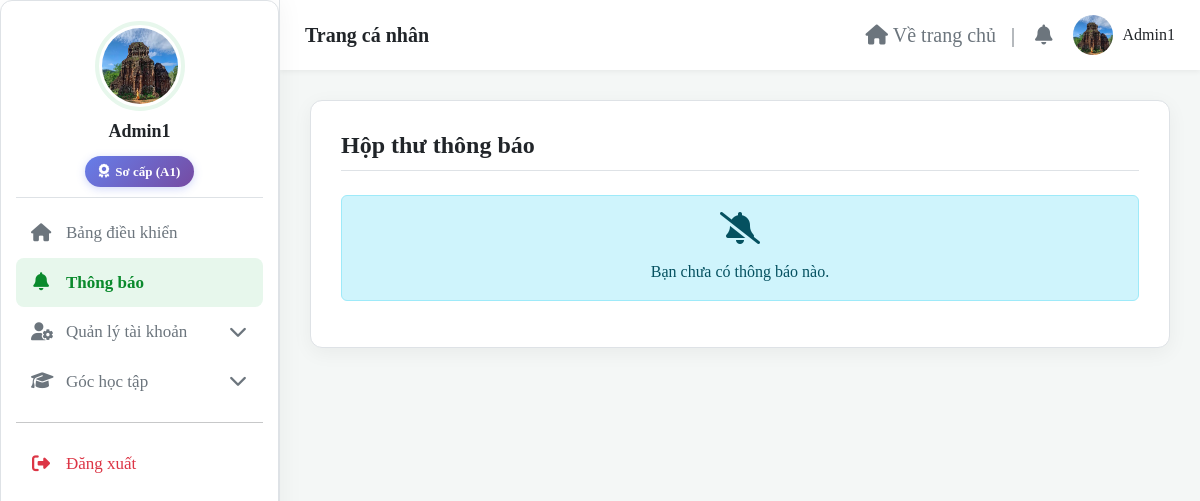
/user/dashboard.php?nav=thongbao (signed in), run on the app's committed database.
### tables this page shows
CREATE TABLE `hocvien` (
  `id_hocvien` int(11) NOT NULL,
  `ten_hocvien` varchar(100) DEFAULT NULL,
  `email` varchar(100) DEFAULT NULL,
  `so_dien_thoai` varchar(15) DEFAULT NULL,
  `mat_khau` varchar(255) DEFAULT NULL,
  `trinh_do` varchar(50) DEFAULT NULL COMMENT 'Trình độ được phân loại sau bài test',
  `verification_token` varchar(255) DEFAULT NULL COMMENT 'Mã token để xác thực email',
  `token_expiry` datetime DEFAULT NULL COMMENT 'Thời gian hết hạn của token',
  `is_verified` tinyint(1) NOT NULL DEFAULT 0 COMMENT '0: Chưa xác thực, 1: Đã xác thực',
  `is_admin` tinyint(1) DEFAULT 0,
  `hinh_anh` varchar(255) DEFAULT NULL
);

### user/modules/thongbao.php (the view, shortened to what this page needs)
<?php
$grouped_notifications = [];
?>
<div class="content-pane">
    <h2 class="mb-4">Hộp thư thông báo</h2>
    <?php if (!empty($grouped_notifications)): ?>
        <ul class="timeline">
            <?php
            $delay_index = 0;
            foreach ($grouped_notifications as $date_group => $notifications_in_group):
            ?>
                <li class="timeline-group" style="animation-delay: <?php echo $delay_index * 150; ?>ms;">
                    <div class="timeline-group-header"><?php echo $date_group; ?></div>
                    <?php foreach ($notifications_in_group as $notification):
                        $is_unread_class = ($notification['trang_thai'] === 'chưa đọc') ? 'unread' : '';
                    ?>
                        <div class="timeline-item <?php echo $is_unread_class; ?>">
                            <div class="timeline-item-header">
                                <div class="timeline-item-icon">
                                    <i class="fa-solid fa-bell"></i>
                                </div>
                                <h5 class="timeline-item-title"><?php echo htmlspecialchars($notification['tieu_de']); ?></h5>
                            </div>
                            <p class="timeline-item-content"><?php echo nl2br(htmlspecialchars($notification['noi_dung'])); ?></p>
                            <div class="timeline-item-footer">
                                <i class="fa-solid fa-clock"></i> <?php echo date("H:i", strtotime($notification['ngay_tao'])); ?>
                            </div>
                        </div>
                    <?php endforeach; ?>
                </li>
            <?php
                $delay_index++;
            endforeach;
            ?>
        </ul>
    <?php else: ?>
        <div class="alert alert-info text-center">
            <i class="fa-solid fa-bell-slash fa-2x mb-3"></i>
            <p class="mb-0">Bạn chưa có thông báo nào.</p>
        </div>
    <?php endif; ?>
</div>

### user/dashboard.php (shortened to what this page needs)
<?php
include('../config/config.php');
$id_hocvien = $_SESSION['id_hocvien'];
$ten_hocvien = $_SESSION['user'];
$nav = $_GET['nav'] ?? 'home';
$student_avatar = '../images/logo.png';
$student_level = '';
$sql_avatar = "SELECT hinh_anh, trinh_do FROM hocvien WHERE id_hocvien = ?";
$stmt_avatar = $conn->prepare($sql_avatar);
$stmt_avatar->bind_param("i", $id_hocvien);
$stmt_avatar->execute();
$result_avatar = $stmt_avatar->get_result();
if ($row_avatar = $result_avatar->fetch_assoc()) {
    if (!empty($row_avatar['hinh_anh'])) {
        $avatar_path = "../" . $row_avatar['hinh_anh'];
        if (file_exists($avatar_path)) {
            $student_avatar = $avatar_path;
        } else {
            $sql_reset = "UPDATE hocvien SET hinh_anh = NULL WHERE id_hocvien = ?";
            $stmt_reset = $conn->prepare($sql_reset);
            $stmt_reset->bind_param("i", $id_hocvien);
            $stmt_reset->execute();
            $stmt_reset->close();
        }
    }
    $student_level = $row_avatar['trinh_do'] ?? '';
}
$is_account_active = in_array($nav, ['thongtin', 'lichsuthanhtoan']);
$is_learning_active = in_array($nav, ['khoahoc', 'lichhoctuan', 'diemdanh', 'tiendo', 'hoclieu', 'ketquakiemtra', 'bangdiem']);
?>
<!DOCTYPE html>
<html lang="vi">
<head>
    <link rel="stylesheet" href="https://cdnjs.cloudflare.com/ajax/libs/font-awesome/6.5.1/css/all.min.css">
    <link href="https://cdn.jsdelivr.net/npm/bootstrap@5.3.3/dist/css/bootstrap.min.css" rel="stylesheet">
    <link rel="stylesheet" href="user.css">
</head>
<body>
    <div class="wrapper">
        <aside class="account-left">
            <div class="account-sidebar-content">
                <div class="account-header">
                    <div class="avatar">
                        <img src="<?php echo htmlspecialchars($student_avatar); ?>" alt="Avatar" onerror="this.src='../images/logo.png';">
                    </div>
                    <h3><?php echo htmlspecialchars($ten_hocvien); ?></h3>
                    <?php if (!empty($student_level)): ?>
                        <div class="student-level-badge">
                            <i class="fa-solid fa-award"></i>
                            <span><?php echo htmlspecialchars($student_level); ?></span>
                        </div>
                    <?php endif; ?>
                </div>
                <nav class="account-nav">
                    <ul>
                        <li><a href="./dashboard.php" class="nav-link-top <?php echo ($nav == 'home' || $nav == '') ? 'active' : ''; ?>"><i class="fa-solid fa-house"></i> Bảng điều khiển</a></li>
                        <li><a href="./dashboard.php?nav=thongbao" class="nav-link-top <?php echo ($nav == 'thongbao') ? 'active' : ''; ?>"><i class="fa-solid fa-bell"></i> Thông báo </a></li>
                        <li class="nav-item">
                            <a class="nav-link-collapse <?php echo $is_account_active ? '' : 'collapsed'; ?>" data-bs-toggle="collapse" href="#accountSubmenu" role="button" aria-expanded="<?php echo $is_account_active ? 'true' : 'false'; ?>">
                                <i class="fa-solid fa-user-gear"></i> Quản lý tài khoản <i class="collapse-arrow fa-solid fa-chevron-down"></i>
                            </a>
                        </li>
                        <li class="nav-item">
                            <a class="nav-link-collapse <?php echo $is_learning_active ? '' : 'collapsed'; ?>" data-bs-toggle="collapse" href="#learningSubmenu" role="button" aria-expanded="<?php echo $is_learning_active ? 'true' : 'false'; ?>">
                                <i class="fa-solid fa-graduation-cap"></i> Góc học tập <i class="collapse-arrow fa-solid fa-chevron-down"></i>
                            </a>
                        </li>
                        <li>
                            <hr>
                            <a href="../pages/logout.php" class="nav-link-top text-danger"><i class="fa-solid fa-right-from-bracket"></i> Đăng xuất</a>
                        </li>
                    </ul>
                </nav>
            </div>
        </aside>
        <main>
            <?php include('header_user.php'); ?>
            <div class="account-right">
                <?php include('main.php'); ?>
            </div>
        </main>
    </div>
</body>
</html>

### user/header_user.php (shortened to what this page needs)
<div class="dashboard-header">
    <div class="header-left">
        <span class="header-title">Trang cá nhân</span>
    </div>
    <div class="header-right">
        <a href="../index.php" class="header-link" title="Quay về trang chủ">
            <i class="fa-solid fa-house"></i>
            <span class="d-none d-md-inline"> Về trang chủ &nbsp; | </span>
        </a>
        <a href="./dashboard.php?nav=thongbao" class="header-link" title="Thông báo">
            <i class="fa-solid fa-bell"></i>
        </a>
        <div class="user-menu">
            <?php
            $header_avatar = '../images/logo.png';
            if (isset($_SESSION['id_hocvien'])) {
                $sql_header_avatar = "SELECT hinh_anh FROM hocvien WHERE id_hocvien = ?";
                $stmt_header_avatar = $conn->prepare($sql_header_avatar);
                $stmt_header_avatar->bind_param("i", $_SESSION['id_hocvien']);
                $stmt_header_avatar->execute();
                $result_header_avatar = $stmt_header_avatar->get_result();
                if ($row_header_avatar = $result_header_avatar->fetch_assoc()) {
                    if (!empty($row_header_avatar['hinh_anh'])) {
                        $avatar_path = "../" . $row_header_avatar['hinh_anh'];
                        if (file_exists($avatar_path)) {
                            $header_avatar = $avatar_path;
                        }
                    }
                }
            }
            ?>
            <img src="<?php echo htmlspecialchars($header_avatar); ?>" alt="Avatar" class="user-avatar" onerror="this.src='../images/logo.png';">
            <span class="user-name d-none d-lg-inline"><?php echo htmlspecialchars($_SESSION['user']); ?></span>
        </div>
    </div>
</div>

### user/user.css (style rules this page uses)
:root { --primary-color: #0db33b; --primary-color-dark: #0a8a2c; --primary-color-light: #e7f7ec; --light-gray-bg: #f4f7f6; --white-bg: #ffffff; --dark-text: #212529; --gray-text: #6c757d; --border-color: #dee2e6; --shadow: 0 5px 20px rgba(0, 0, 0, 0.05); --shadow-hover: 0 8px 25px rgba(0, 0, 0, 0.1); --border-radius: 12px; }
body { font-family: times new roman, serif; background-color: var(--light-gray-bg); }
a { text-decoration: none !important; color: var(--primary-color); }
.account-left { width: 280px; flex-shrink: 0; position: sticky; top: 20px; overflow-y: auto; }
.account-sidebar-content { background-color: var(--white-bg); padding: 25px; border-radius: var(--border-radius); box-shadow: var(--shadow); border: 1px solid var(--border-color); }
.account-left .account-header { text-align: center; padding-bottom: 10px; border-bottom: 1px solid var(--border-color); margin-bottom: 10px; }
.account-left .avatar img { width: 90px; height: 90px; border-radius: 50%; margin-bottom: 10px; border: 4px solid var(--primary-color-light); padding: 3px; background-color: #fff; }
.account-left .account-header h3 { font-size: 18px; font-weight: 600; color: var(--dark-text); margin-bottom: 5px; }
.account-left .account-nav ul { list-style: none; padding: 0; margin: 0; }
.account-nav li a { display: flex; align-items: center; gap: 15px; padding: 12px 15px; border-radius: 8px; color: var(--gray-text); font-size: 17px; font-weight: 500; transition: all 0.3s ease; }
.account-nav li a i { font-size: 18px; width: 20px; text-align: center; transition: color 0.3s ease; }
.account-nav .nav-link-top:hover, .account-nav .nav-link-collapse:hover, .account-nav .nav-link-top.active { background-color: var(--primary-color-light); color: var(--primary-color-dark); font-weight: 600; }
.account-nav .nav-link-top.active i { color: var(--primary-color-dark); }
.nav-link-collapse .collapse-arrow { margin-left: auto; transition: transform 0.3s ease; }
.account-right { flex-grow: 1; min-width: 0; }
.content-pane { background-color: var(--white-bg); padding: 30px; border-radius: var(--border-radius); box-shadow: var(--shadow); border: 1px solid var(--border-color); }
.content-pane h2 { font-size: 24px; font-weight: 700; color: var(--dark-text); margin-bottom: 25px; padding-bottom: 10px; border-bottom: 1px solid var(--border-color); }

### user/dashboard.php (style rules this page uses)
body { background-color: var(--light-gray-bg); display: flex; }
.wrapper { display: flex; width: 100%; position: relative; }
.account-left { width: 280px; position: fixed; top: 0; left: 0; height: 100%; background-color: var(--white-bg); box-shadow: 0 0 25px rgba(0, 0, 0, 0.05); border-right: 1px solid var(--border-color); transition: transform 0.3s ease-in-out; z-index: 1045; display: flex; flex-direction: column; }
.account-sidebar-content { padding: 20px 15px; flex-grow: 1; overflow-y: auto; }
main { width: 100%; padding-left: 280px; transition: padding-left 0.3s ease-in-out; display: flex; flex-direction: column; min-height: 100vh; }
.dashboard-header { background-color: var(--white-bg); padding: 0 25px; height: 70px; display: flex; align-items: center; justify-content: space-between; box-shadow: 0 2px 5px rgba(0, 0, 0, 0.05); position: sticky; top: 0; z-index: 1000; }
.header-left { display: flex; align-items: center; gap: 15px; }
.header-left .header-title { font-size: 20px; font-weight: 600; color: var(--dark-text); }
.header-right { display: flex; align-items: center; gap: 20px; }
.header-link { font-size: 20px; color: var(--gray-text); position: relative; }
.user-menu { display: flex; align-items: center; gap: 10px; }
.user-avatar { width: 40px; height: 40px; border-radius: 50%; }
.user-name { font-weight: 500; }
.student-level-badge { display: inline-flex; align-items: center; gap: 6px; background: linear-gradient(135deg, #667eea 0%, #764ba2 100%); color: white; padding: 6px 14px; border-radius: 20px; font-size: 13px; font-weight: 600; margin-top: 8px; box-shadow: 0 2px 8px rgba(102, 126, 234, 0.3); }
.student-level-badge i { font-size: 14px; }
.account-right { padding: 30px; flex-grow: 1; }

### data on the page
hocvien: hinh_anh (picture), trinh_do "Sơ cấp (A1)"

### other printed values
$ten_hocvien "Admin1"
$_SESSION['user'] "Admin1"
